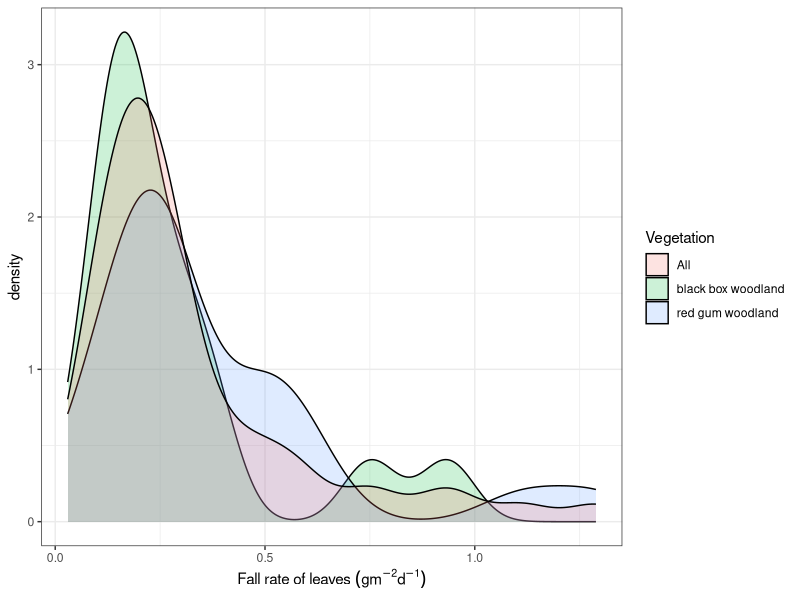
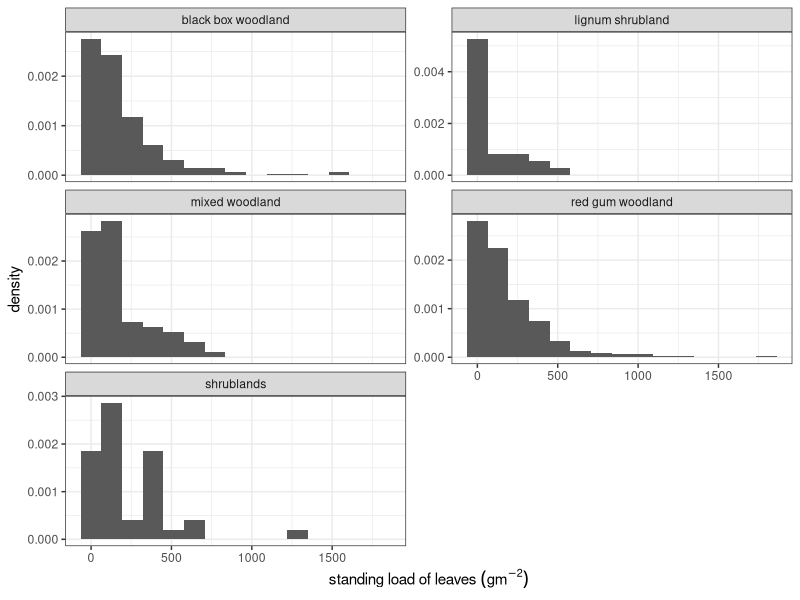
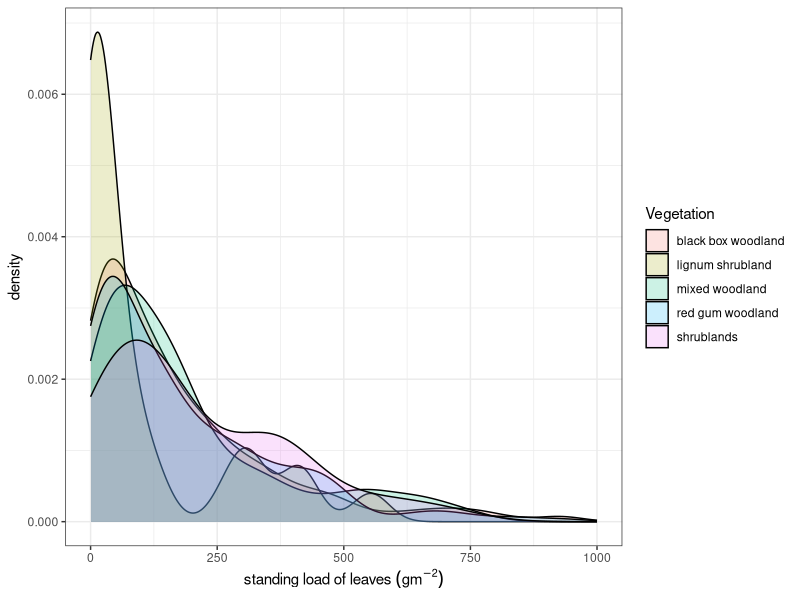
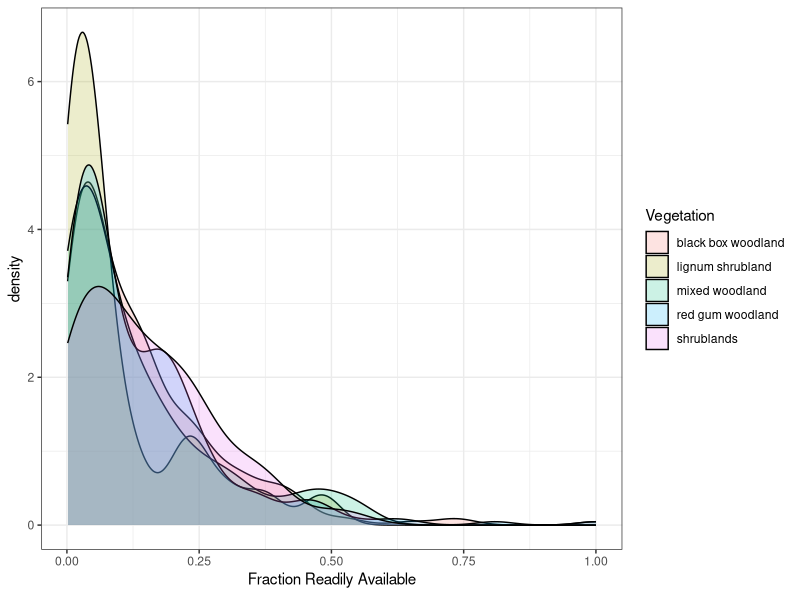
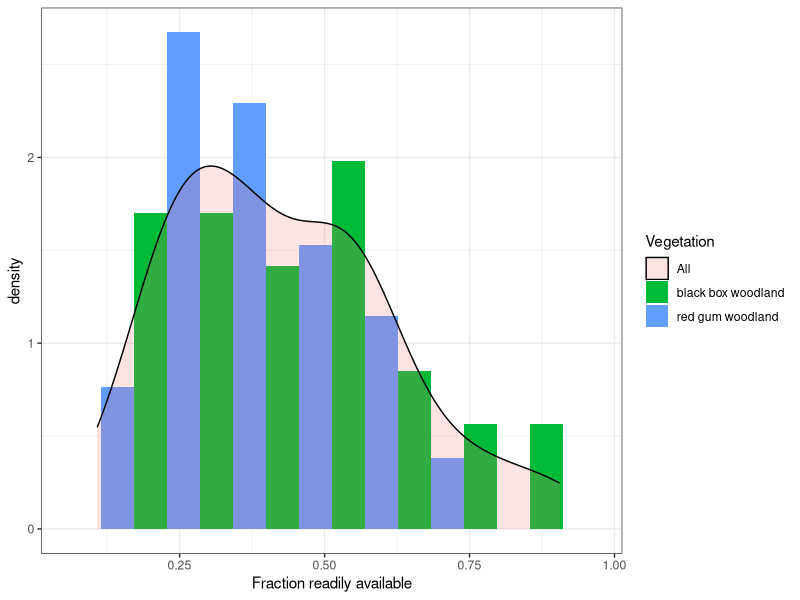
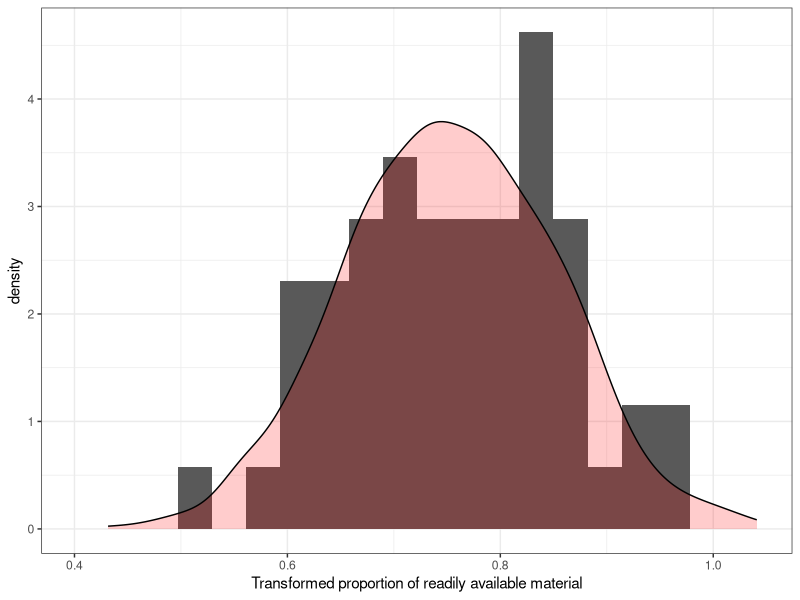
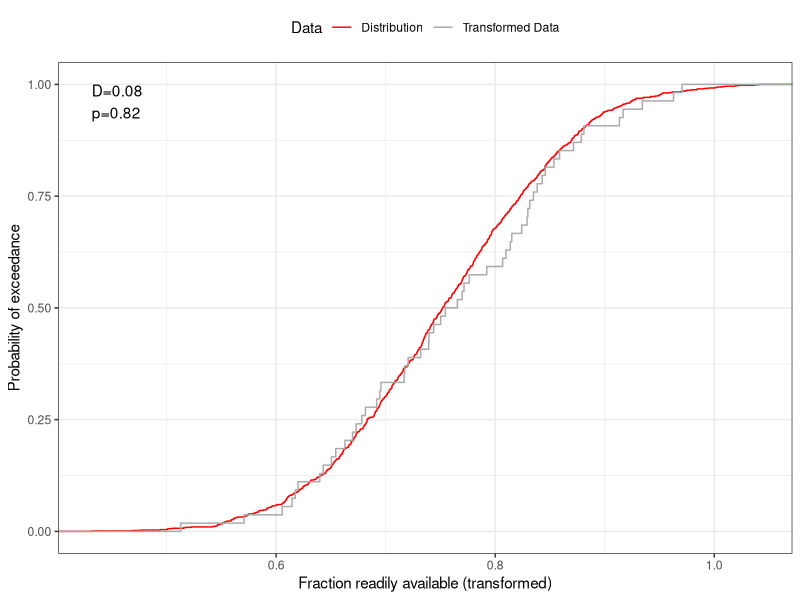
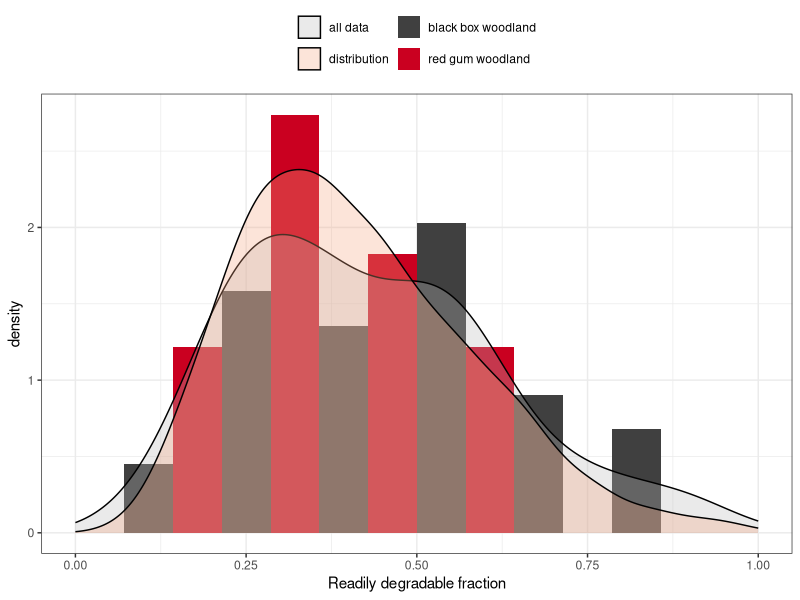

These charts were generated, in order, by the following R code:
## ---- chunk 1
knitr::opts_chunk$set(echo = TRUE)

library(readxl)
library(car)
library(fitdistrplus)
library(tidyverse)
## ---- chunk 2
#Fall rate readily available
FallLeaf<-read_xlsx("Leaf litter_standing load and litter fall rate data file for MG_01032019.xlsx",
                    "Leaf litter trap data",range = cell_cols("A:R"))

FallLeaf<-FallLeaf %>% filter(!is.na(Leaf...10)) %>% dplyr::select(Tree=`Coded name`,Species,Leaf=`Leaf...14`,SUM)  %>% 
  group_by(Tree) %>% #some multiple samples for the same site, add together
  summarise(Leaf=sum(Leaf),SUM=sum(SUM)) %>% 
    mutate(Readily=Leaf/SUM) #fration of leaf trap litter readily available

Fallrg<-read_xlsx("Leaf litter_standing load and litter fall rate data file for MG_01032019.xlsx",
                  "Leaf litter trap data",range = cell_cols("AN:AQ")) %>% drop_na() %>% mutate(Vegetation="red gum woodland")

Fallrates<-read_xlsx("Leaf litter_standing load and litter fall rate data file for MG_01032019.xlsx",
                  "Leaf litter trap data",range = cell_cols("AZ:BC")) %>% drop_na() %>% mutate(Vegetation="black box woodland") %>%  
  bind_rows(Fallrg) %>% 
  left_join(FallLeaf,by="Tree") %>% 
  mutate(FallRate_Readily=`g/m2/day`*Readily) #readily available fall rate


p<-ggplot(Fallrates) + geom_density(aes(FallRate_Readily,fill=Vegetation),alpha=0.2)+
  geom_density(aes(FallRate_Readily,fill="All"),alpha=0.2)+xlab(expression("Fall rate of leaves"~(gm^-2*d^-1)))+
  theme_bw()
print(p)
#ggsave("Plots/FallRateDistribution.png",p,width=15,height=8,units="cm")

p<-ggplot(Fallrates) + geom_histogram(aes(x=Readily,y=..density..,fill=Vegetation),bins=8,position="dodge")+
  geom_density(aes(Readily,fill="All"),alpha=0.2)+xlab("Fraction readily available")+theme_bw()
ggsave("Plots/Readily Available.png",p,width=15,height=8,units="cm")

Fallstats<-Fallrates %>% group_by(Vegetation) %>% summarise(X=median(FallRate_Readily,na.rm = TRUE))

## ---- chunk 3
Fallrates<-Fallrates %>% filter(!is.na(Readily))
bc<-powerTransform(Fallrates %>% pull(Readily))$lambda
bc<-0.3 #round off to 0.3, same as standing load/fall rate
Fallrates<-Fallrates %>% mutate(Readily_BC=Readily^bc)
fitReadily<-fitdist((Fallrates %>% pull(Readily))^bc,"norm")
fitReadilytable<-tibble(mean=fitReadily$estimate[1],sd=fitReadily$estimate[2],trans=bc,Vegetation="ReadilyAvailable")

dat<-tibble(samples=rnorm(1000,fitReadily$estimate[1],fitReadily$estimate[2]))
dat$dat="Distribution"

p<-ggplot(Fallrates)+geom_histogram(aes(x=Readily_BC,y=..density..),bins=20)+
  geom_density(data=dat,aes(samples),fill="red",alpha=0.2)+
theme_bw()+xlab("Transformed proportion of readily available material")
ggsave("Plots/transformedFallRate.png",p,width=7.5,height=7.5,units="cm")

dat2<-Fallrates %>% dplyr::select(samples=Readily_BC) %>% mutate(dat="Transformed Data")
dat2<-rbind(dat2,dat)

a<-ks.test(dat2 %>% filter(dat=="Transformed Data") %>% pull(samples),pnorm,fitReadilytable$mean,fitReadilytable$sd)
  stats<-data.frame(D=a$statistic,p=a$p.value,x=min(dat$samples),y=1)
  
stats$label<-paste0("D=",round(stats$D,2),"\n","p=",round(stats$p,2))


p<-ggplot(dat2)+stat_ecdf(aes(samples,colour=dat))+
  geom_text(data=stats,aes(x=x,y=y,label=label),vjust="top",hjust="left")+
  theme_bw()+theme(legend.title = NULL)+ylab("Probability of exceedance")+xlab("Fraction readily available (transformed)")+scale_colour_manual(values=c("red","dark grey"),name="Data")+theme(legend.position = "top")
ggsave("Plots/transformedFallRateCDF.png",p,width=15,height=10,units="cm")

## ---- chunk 4

colours<-c("#bababa","#404040","#f4a582","#ca0020")

FallratesDsn<-dat %>% mutate(samples=samples^(1/0.3)) %>% mutate(dat=tolower(dat))
p<-ggplot(Fallrates) + geom_histogram(aes(x=Readily,y=..density..,fill=Vegetation),bins=8,position="dodge")+
  geom_density(aes(Readily,fill="all data"),alpha=0.3)+
  geom_density(data=FallratesDsn,aes(samples,fill="distribution"),alpha=0.3)+
  xlab("Readily degradable fraction")+theme_bw()+xlim(c(0,1))+
  scale_fill_manual(values=colours)+theme(legend.position="top",legend.title = element_blank())+
  guides(fill=guide_legend(nrow=2,byrow=TRUE))
ggsave("Plots/FallRate.tiff",p,width=8,height=12,units="cm",compression = "lzw",dpi=600)

dat2<-Fallrates %>% select(samples=Readily)%>% 
  mutate(dat="all data") %>% 
  bind_rows(FallratesDsn)

p<-ggplot(dat2)+stat_ecdf(aes(samples,colour=dat))+
  geom_text(data=stats,aes(x=x,y=y,label=label),vjust="top",hjust="left")+
  theme_bw()+theme(legend.title = NULL)+ylab("Probability of exceedance")+xlab("Fraction readily available")+scale_colour_manual(values=colours[c(1,3)])+theme(legend.position = "top")+
  xlim(c(0,1))
ggsave("Plots/FallRateCDF.png",p,width=11,height=10,units="cm")
## ---- chunk 5
Standing<-read_xlsx("Leaf litter_standing load and litter fall rate data file for MG_01032019.xlsx","All sites standing load data") %>% 
  mutate(Vegetation=tolower(Vegetation...2))
SAVegClass<-read_xlsx("Leaf litter_standing load and litter fall rate data file for MG_01032019.xlsx","Standing load site details")
SAVegClass <- SAVegClass %>% mutate(SAVeg=tolower(SAVeg),VegClass=SAVeg) %>%
  mutate(VegClass=str_replace_all(VegClass,"semi-saline shrublands","shrublands"),
         VegClass=str_replace_all(VegClass,"saline samphire or chenopod shrublands","shrublands"),
         VegClass=str_replace_all(VegClass,"low woodlands and shrublands","mixed woodland"),
         VegClass=str_replace_all(VegClass,"low chenopod shrubland"  ,"shrublands"),
         VegClass=str_replace_all(VegClass,"tall chenopod shrubland"  ,"shrublands"),
         VegClass=str_replace_all(VegClass,"river cooba woodland"  ,"black box woodlands"),
         VegClass=str_replace_all(VegClass,"red gum woodlands"  ,"red gum woodland"),
         VegClass=str_replace_all(VegClass,"black box woodlands"  ,"black box woodland"),
         VegClass=str_replace_all(VegClass,"sedgeland/aquatic grassland"  ,"persistent water"),
         VegClass=str_replace_all(VegClass,"forbland"  ,"shrublands"),
         VegClass=str_replace_all(VegClass,"lignum"  ,"lignum shrubland"),
         VegClass=str_replace_all(VegClass,"shrubland shrubland"  ,"shrubland"),
         VegClass=str_replace_all(VegClass,"red gum forest"  ,"red gum woodland"))


Standing<-Standing %>% full_join(SAVegClass,by="Site")

Standing<-Standing  %>% #             VegClass if using SAVeg
  dplyr::select(Floodplain=Floodplain...1,Vegetation=VegClass,TotalAll=`TOM (g/m)...5`,Leafpc=`Leaf (%)`,USVeg=`US veg (%)`) %>%  #conflict between MASS and dplyr select functions
    filter(!is.na(Vegetation)) %>%
  filter(Vegetation!="persistent water") %>% 
  mutate(Total=TotalAll*(Leafpc)/100,ReadilyFrac=(Leafpc)/100) %>% 
  filter(Total>0)

#histograms
ggplot(Standing)+geom_histogram(aes(x=Total,y=..density..),bins=15)+
  facet_wrap(vars(Vegetation),ncol=2,scales="free_y")+theme_bw()+
  xlab(expression("standing load of leaves"~(gm^-2)))

#densities in the same pannel
ggplot(Standing)+geom_density(aes(x=Total,fill=Vegetation),alpha=0.2)+
  theme_bw()+
  xlab(expression("standing load of leaves"~(gm^-2)))+
  xlim(c(0,1000))


ggplot(Standing)+geom_density(aes(x=ReadilyFrac,fill=Vegetation),alpha=0.2)+
  theme_bw()+
  xlab(expression("Fraction Readily Available"))

# Standing <- Standing %>% 
#   mutate(Vegetation=str_replace_all(Vegetation,"lignum shrublands","shrublands"))

Pars<-Standing%>% 
  group_by(Vegetation) %>% 
  summarise(med_orig = median(Total),mean_orig=mean(Total),max_orig=max(Total),med_ReailyFrac=median(ReadilyFrac),mean_ReadilyFrac=mean(ReadilyFrac))

## ---- chunk 6
knitr::kable(Pars)
## ---- chunk 7

DaysToAccumulate<<-as.numeric(as.Date("2018-08-01")-as.Date("2016-12-25")) #average sampling date - day water level receeded to pool level
StandingLoad<<-median(Standing %>% filter(Vegetation=="black box woodland"|Vegetation=="red gum woodland") %>% pull(Total),na.rm=TRUE)
FallRate<<-median(Fallrates %>% filter(Vegetation=="black box woodland"|Vegetation=="red gum woodland") %>% pull(FallRate_Readily),na.rm=TRUE)

AccumulateLoad<-function(rate)
{
  ReadilyLoad<-0
  for(i in 1:DaysToAccumulate)
  {
    ReadilyLoad=ReadilyLoad*exp(-rate)+FallRate
  }
  return((ReadilyLoad-StandingLoad)^2)
}
decay<-optimise(AccumulateLoad,c(0,0.1))$`minimum`

#amount of decay over 600 days at a rate of 0.002. Yesterday has decayed exp(-0.002), day before had decayed exp(-0.002*2), etc
LoadtoFall<-0
for(i in 1:DaysToAccumulate)
{
  LoadtoFall=LoadtoFall+exp(-i*decay)
}

## ---- chunk 8
#Box-Cox transformation of standing loads
#https://stackoverflow.com/questions/43849952/how-to-fit-distribution-on-multiple-columns-using-broom-and-dplyr
transform <-Standing %>% dplyr::select(Vegetation,Total) %>% 
 # filter(!((Vegetation=="shrublands"|Vegetation=="lignum shrublands")&Total>100)) %>% #remove outliers for these two, result in low/negative transformation
  group_by(Vegetation) %>% 
  drop_na() %>% 
 # filter(Total>0) %>%  #get rid of 0 load shrubs
  mutate(Total=Total+0.00001) %>% #needs to be non zero for transform
  summarise(trans = powerTransform(Total)$lambda)

#use lignum for shrubs as well, very skewed!
transform<-transform %>% mutate(trans=replace(trans,Vegetation=="shrublands",0.2))
transform<-transform %>% mutate(trans=replace(trans,Vegetation=="lignum shrubland",0.2))

StandingTransposed<-inner_join(Standing,transform,by="Vegetation") %>% 
  group_by(Total,trans,Vegetation) %>% 
  do(Total_BC=.$Total^.$trans) %>% unnest(cols = c(Total_BC)) %>% ungroup() 

BCPars<-StandingTransposed%>% #at this point, have the transformed values for each vegetation type
  group_by(Vegetation) %>% 
  summarise(vec = Total_BC %>% list) %>% 
  mutate(mod = map(vec, ~fitdist(.x, "norm") )) %>% 
  mutate(mean = map(mod, ("estimate")) %>% map_dbl("mean")) %>% 
  mutate(sd = map(mod, ("estimate")) %>% map_dbl("sd")) %>% 
  dplyr::select(-vec, -mod) %>%
 # unnest() %>% 
  inner_join(transform,by="Vegetation") %>% 
  full_join(Pars,by="Vegetation")


dat<-BCPars %>% 
  mutate(samples=map2(mean,sd,~rnorm(1000,.x,.y))) %>% 
  dplyr::select(Vegetation,samples,trans) %>% 
  unnest(cols = c(samples))

dat2<-dat %>%
  mutate(samples_orig=samples^(1/trans))

p<-ggplot(Standing)+geom_histogram(aes(x=Total,y=..density..),bins=15)+
  geom_density(data=dat2,aes(samples_orig),alpha=0.3,fill="red")+
  facet_wrap(vars(Vegetation),ncol=1,scales="free_y")+theme_bw()+
  xlab(expression("Standing load of leaves"~(g.m^-2)))+xlim(c(0,1000))
ggsave("Plots/StandingLoads.png",p,width = 8,height=22,units="cm")

dat3<-dat2 %>% mutate(fallrate=samples_orig/LoadtoFall)

p<-ggplot(dat3)+geom_histogram(data=Fallrates,aes(x=FallRate_Readily,y=..density..),bins=10)+
  geom_density(aes(fallrate),alpha=0.3,fill="red")+
  facet_wrap(vars(Vegetation),ncol=3,scales="free_y")+theme_bw()+
  xlab(expression("Leaf litter accumulation rate"~(g.m^-2*.d^-1)))+xlim(c(0,1.5))
ggsave("Plots/FallRateGenerated.tiff",p,width = 18,height=10,units="cm",compression = "lzw",dpi=600)
